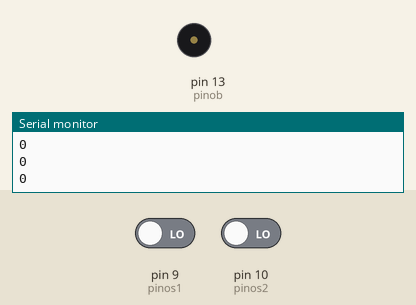
Bench run of a sketch on a simulated Arduino Uno, built with avr-gcc and run on an emulated ATmega328P. Shown: buzzer (waves = sounding), the last lines printed to the serial monitor. The inputs (shaded band) are chosen by the test bench; at power-on: pin 9 (pinos1) LOW, pin 10 (pinos2) LOW.

Above: at 1.2 s.
1.3 s: pin 9 (pinos1) driven HIGH
At 2.23 s:
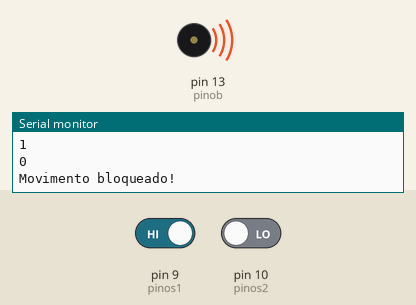
4.3 s: pin 9 (pinos1) driven LOW
At 5.2 s:
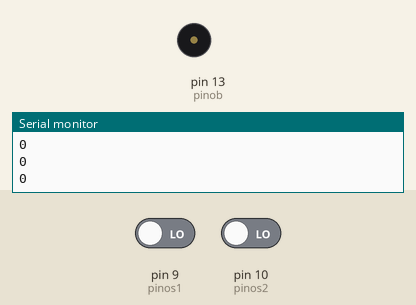
5.8 s: pin 10 (pinos2) driven HIGH
At 6.32 s:
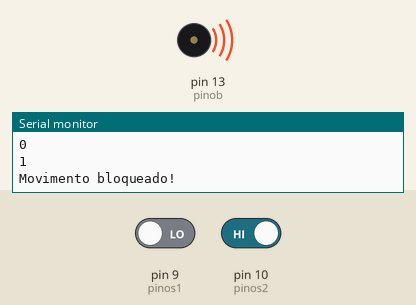
Timing chart, 0 to 8.8 s (numbered marks = the images above; inputs shaded):
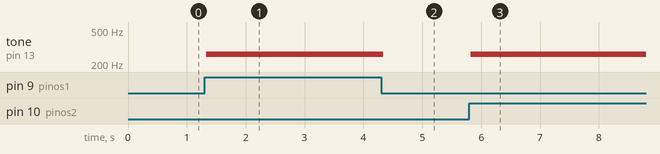

The sketch:

testesensor.ino
```cpp
int pinos1 = 9;
int pinos2 = 10;
int pinob = 13;
int pinoe = 6;
int pinos = 7;
int sensor1;
int sensor2;
int estado;
void setup() {
  // put your setup code here, to run once:
  Serial.begin(9600);
  pinMode(pinos1, INPUT);
  pinMode(pinos2, INPUT);
  pinMode(pinob, OUTPUT);
  //pinMode(pinoe, INPUT);
  //pinMode(pinos, INPUT);

}

/*bool FuncaoEntrada(){
  while(sensor1==1){
    while(sensor2==1){
      if(sensor1==0){
        Serial.println("Entrada detectada!
      }
    }
  }
}*/

void loop() {
  // put your main code here, to run repeatedly:
  Serial.println(digitalRead(pinos1));
  Serial.println(digitalRead(pinos2));
  sensor1 = digitalRead(pinos1);
  sensor2 = digitalRead(pinos2);
  //estado = digitalRead(pinoe);
  /*if(estado==HIGH){
    Serial.println("Entrada liberada!");
    delay(5000);
  }*/
  if((sensor1==1)||(sensor2==1)){
    Serial.println("Movimento bloqueado!");
    tone(pinob,261);
    //digitalWrite(pinob, HIGH);
    delay(100);
    //digitalWrite(pinob, LOW);
    noTone(pinob);
  }


}
```

Measured:
- after the input at 1.3 s, tone on pin 13 (pinob): silent → 261 Hz at once
- after the input at 4.3 s, tone on pin 13 (pinob): 261 Hz → silent at once
- after the input at 5.8 s, tone on pin 13 (pinob): silent → 261 Hz at once
